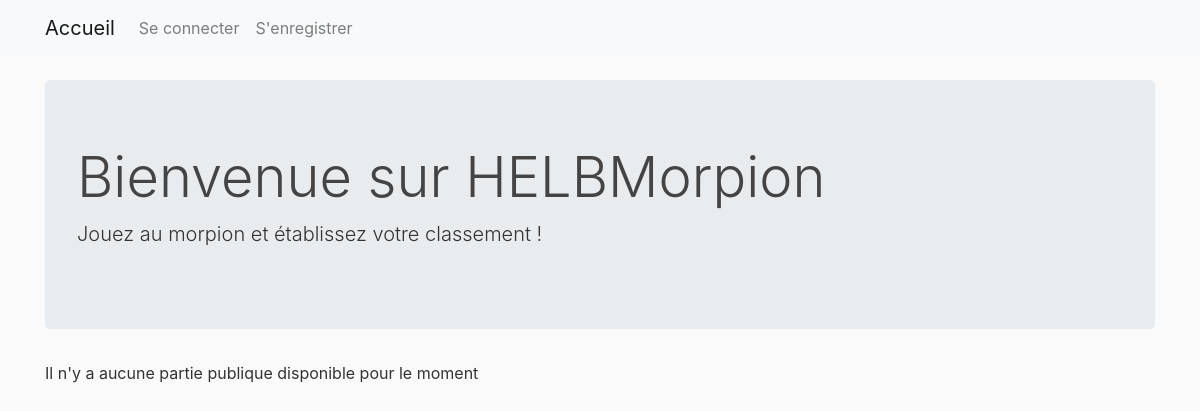
/, run on an earlier commit of the app's database.
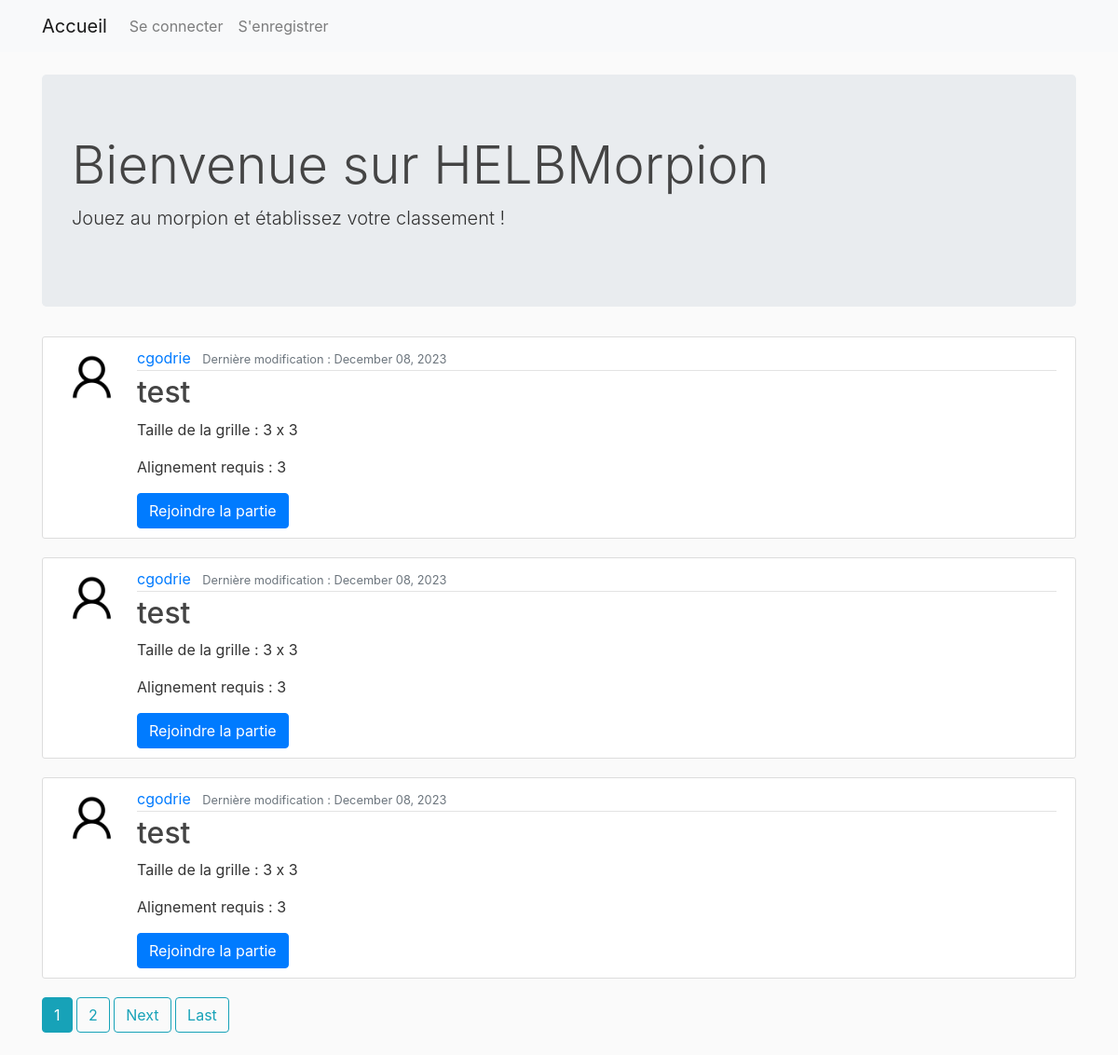
And on a later commit of the database.
### morpion/models.py (models this page shows, shortened)
class Game(models.Model):
    creator = models.ForeignKey(User, on_delete=models.CASCADE, related_name='games_created')
    player2 = models.ForeignKey(User, on_delete=models.SET_NULL, blank=True, null=True, related_name='joined_games')
    active_player = models.CharField(max_length=20, default='')
    winner = models.ForeignKey(User, on_delete=models.SET_NULL, null=True, blank=True, related_name='games_won')
    title = models.CharField(max_length=200)
    grid_size = models.PositiveIntegerField()
    alignment = models.PositiveIntegerField()
    STATUS_CHOICES = (
        ('waiting', 'Waiting'),
        ('started', 'Started'),
        ('completed', 'Completed'),
        ('abandoned', 'Abandoned')
    )
    status = models.CharField(max_length=10, choices=STATUS_CHOICES, default='waiting')
    created_at = models.DateField(auto_now_add=True)
    updated_at = models.DateTimeField(auto_now=True)
    is_private = models.BooleanField(default=False)
    access_code = models.CharField(max_length=6, blank=True, null=True)
    grid_data = models.JSONField(default=dict)

### users/models.py (models this page shows, shortened)
class Profile(models.Model):
    user = models.OneToOneField(User, on_delete=models.CASCADE)
    image = models.ImageField(default='default.png', upload_to='profile_pics')
    game_symbol = models.ImageField(default='default_symbol.png', upload_to='game_symbols')

### morpion/views.py (the view)
# urls.py: path('', GameListView.as_view(), name='morpion-home'),
class GameListView(ListView):
    model = Game
    template_name = 'morpion/home.html'
    context_object_name = 'games'
    paginate_by = 3
    def get_queryset(self):
        return Game.objects.filter(status="waiting").order_by('-updated_at')
    def get_context_data(self, **kwargs):
        context = super().get_context_data(**kwargs)
        context['title'] = 'Liste des parties publiques'
        return context

### morpion/templates/morpion/home.html (shortened to what this page needs)
{% extends "morpion/base.html" %}
{% block content %}
<div class="jumbotron">
    <h1 class="display-4">Bienvenue sur HELBMorpion</h1>
    <p class="lead">Jouez au morpion et établissez votre classement !</p>
</div>
{% if games %}
  {% for game in games %}
  <article class="media content-section">
   <img class="rounded-circle article-img" src="{{ game.creator.profile.image.url }}">
   <div class="media-body">
     <div class="article-metadata">
       <a class="mr-2" href="{% url 'user-games' game.creator.username %}">{{ game.creator }}</a>
       <small class="text-muted">Dernière modification : {{ game.updated_at|date:"F d, Y" }}</small>
     </div>
     <h2><a class="article-title" href="{% url 'game-detail' game.id %}">{{ game.title }}</a></h2>
     <p class="article-content">Taille de la grille : {{ game.grid_size }} x {{ game.grid_size }}</p>
     <p class="article-content">Alignement requis : {{ game.alignment }}</p>
     <a href="{% url 'confirm-join-game' game.id %}" class="btn btn-primary">Rejoindre la partie</a>
   </div>
  </article>
  {% endfor %}
{% else %}
  <p class="article-content">Il n'y a aucune partie publique disponible pour le moment</p>
{% endif %}
{% if is_paginated %}
    {% for num in page_obj.paginator.page_range %}
    {% if page_obj.number == num %}
        <a class="btn btn-info mb-4" href="?page={{ num }}">{{ num }}</a>
    {% elif num > page_obj.number|add:'-3' and num < page_obj.number|add:'3' %}
        <a class="btn btn-outline-info mb-4" href="?page={{ num }}">{{ num }}</a>
    {% endif %}
    {% endfor %}
    {% if page_obj.has_next %}
    <a class="btn btn-outline-info mb-4" href="?page={{ page_obj.next_page_number }}">Next</a>
    <a class="btn btn-outline-info mb-4" href="?page={{ page_obj.paginator.num_pages }}">Last</a>
    {% endif %}
{% endif %}
{% endblock %}

What changed in the data, as far as the page shows it:
added Game: creator.profile.image (placeholder picture), creator "cgodrie", updated_at "December 08, 2023", title "test", grid_size "3", alignment "3"
added Game: creator.profile.image (placeholder picture), creator "cgodrie", updated_at "December 08, 2023", title "test", grid_size "3", alignment "3"
added Game: creator.profile.image (placeholder picture), creator "cgodrie", updated_at "December 08, 2023", title "test", grid_size "3", alignment "3"
Also different on the page:
new list line: "1"
new list line: "2"
text no longer shown: "Il n'y a aucune partie publique disponible pour le moment"
text now shown: "Next Last"
